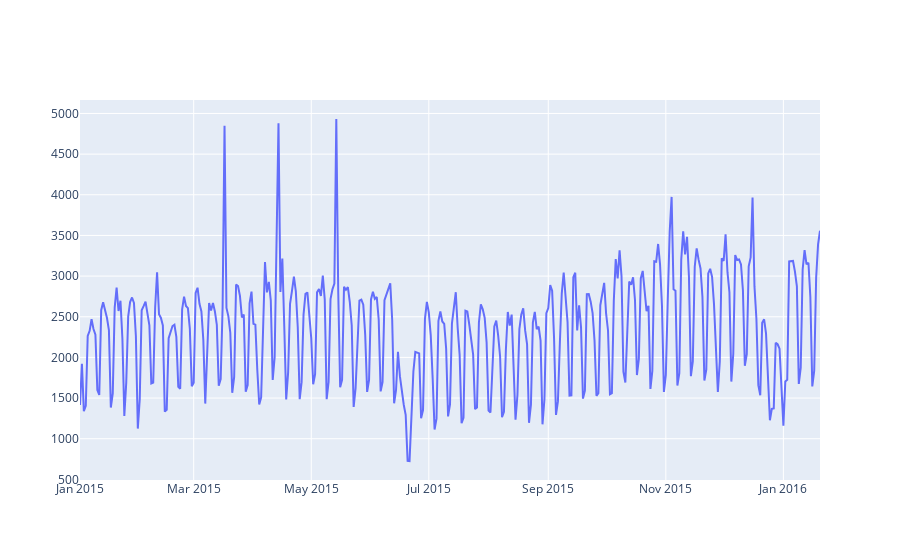

This figure's notebook cell:
### Code cell
plotly_df(df.set_index('date')[['count']])

### Figure 1 — Plotly figure (JSON) as saved in the notebook; plotly's stock layout.template omitted (floating-point values rounded to 4 significant figures; data arrays with more than 128 entries replaced by an {"elided": "..."} marker saying what was removed)
{"data": [{"mode": "lines", "name": "count", "type": "scatter", "x": {"elided": "383 str values"}, "y": {"elided": "383 int values"}}], "layout": {"title": {"text": ""}}}
